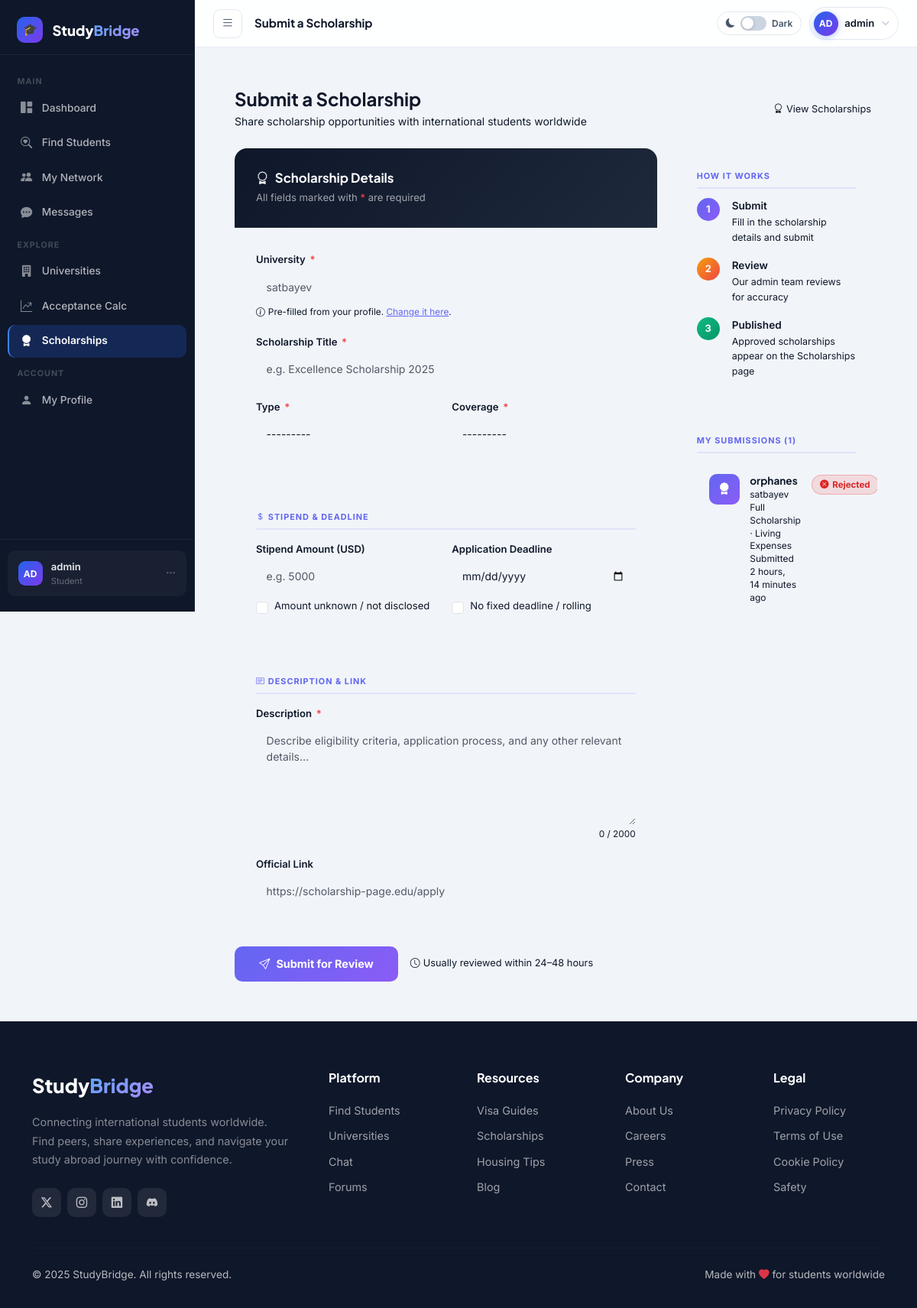
Screenshot of /scholarships/submit/ (signed in) with the database file from the repository.
### accounts/models.py (models this page shows, shortened)
class User(AbstractUser):
    STUDY_LEVEL_CHOICES = [
        ('bachelor', "Bachelor's Degree"),
        ('master', "Master's Degree"),
        ('phd', 'PhD'),
        ('exchange', 'Exchange Student'),
        ('language', 'Language Course'),
    ]
    YEAR_CHOICES = [
        ('1', '1st Year'),
        ('2', '2nd Year'),
        ('3', '3rd Year'),
        ('4', '4th Year'),
        ('5', '5th Year+'),
        ('grad', 'Graduate'),
    ]
    email = models.EmailField(unique=True)
    full_name = models.CharField(max_length=150, blank=True)
    country_of_origin = models.CharField(max_length=100, blank=True)
    current_country = models.CharField(max_length=100, blank=True)
    university = models.CharField(max_length=200, blank=True)
    study_level = models.CharField(max_length=20, choices=STUDY_LEVEL_CHOICES, blank=True)
    year_of_study = models.CharField(max_length=10, choices=YEAR_CHOICES, blank=True)
    field_of_study = models.CharField(max_length=150, blank=True)
    bio = models.TextField(max_length=500, blank=True)
    avatar = models.ImageField(upload_to='avatars/', null=True, blank=True)
    is_verified = models.BooleanField(default=False)
    created_at = models.DateTimeField(auto_now_add=True)
    USERNAME_FIELD = 'email'
    REQUIRED_FIELDS = ['username']
    def get_display_name(self):
        return self.full_name or self.username
    def get_initials(self):
        name = self.get_display_name()
        parts = name.split()
        if len(parts) >= 2:
            return (parts[0][0] + parts[1][0]).upper()
        return name[:2].upper()

class ScholarshipSubmission(models.Model):
    SCHOLARSHIP_TYPE_CHOICES = [
        ('merit', 'Merit-Based'),
        ('need', 'Need-Based'),
        ('full', 'Full Scholarship'),
        ('partial', 'Partial Scholarship'),
        ('sports', 'Sports'),
        ('arts', 'Arts & Culture'),
        ('research', 'Research'),
        ('government', 'Government / National'),
        ('other', 'Other'),
    ]
    COVERAGE_CHOICES = [
        ('full_tuition', 'Full Tuition'),
        ('partial_tuition', 'Partial Tuition'),
        ('living', 'Living Expenses'),
        ('tuition_living', 'Tuition + Living Expenses'),
        ('research', 'Research Funding'),
        ('other', 'Other'),
    ]
    STATUS_CHOICES = [
        ('pending', 'Pending Review'),
        ('approved', 'Approved'),
        ('rejected', 'Rejected'),
    ]
    submitted_by = models.ForeignKey(User, on_delete=models.CASCADE, related_name='scholarship_submissions')
    university_name = models.CharField(max_length=200)
    title = models.CharField(max_length=200)
    scholarship_type = models.CharField(max_length=20, choices=SCHOLARSHIP_TYPE_CHOICES)
    coverage = models.CharField(max_length=20, choices=COVERAGE_CHOICES)
    stipend_amount = models.DecimalField(max_digits=10, decimal_places=2, null=True, blank=True)
    stipend_unknown = models.BooleanField(default=False)
    deadline = models.DateField(null=True, blank=True)
    no_deadline = models.BooleanField(default=False)
    description = models.TextField(max_length=2000)
    link = models.URLField(blank=True)
    status = models.CharField(max_length=10, choices=STATUS_CHOICES, default='pending')
    admin_note = models.TextField(blank=True, help_text='Note to the submitter (visible to them)')
    submitted_at = models.DateTimeField(auto_now_add=True)
    reviewed_at = models.DateTimeField(null=True, blank=True)
    class Meta:
        ordering = ['-submitted_at']

### accounts/views.py (the view)
# urls.py: path('scholarships/submit/', av.submit_scholarship, name='submit_scholarship'),
@login_required
def submit_scholarship(request):
    user_submissions = ScholarshipSubmission.objects.filter(submitted_by=request.user)
    has_university = bool(request.user.university.strip())
    if request.method == 'POST':
        form = ScholarshipSubmissionForm(request.POST)
        if form.is_valid():
            sub = form.save(commit=False)
            sub.submitted_by = request.user
            sub.university_name = request.user.university
            sub.save()
            messages.success(request, 'Scholarship submitted for review! Our admin team will review it shortly.')
            return redirect('submit_scholarship')
        messages.error(request, 'Please fix the errors below.')
    else:
        initial = {'university_name': request.user.university}
        form = ScholarshipSubmissionForm(initial=initial)
    return render(request, 'students/submit_scholarship.html', {
        'form': form,
        'user_submissions': user_submissions,
        'has_university': has_university,
        'active_page': 'scholarships',
        'page_title': 'Submit a Scholarship',
    })

### templates/students/submit_scholarship.html (shortened to what this page needs)
{% extends 'dashboard_base.html' %}
{% block main_content %}
<div class="container-fluid py-4 px-3 px-md-4">
  <div class="d-flex align-items-center justify-content-between mb-4 flex-wrap gap-2">
    <div>
      <h4 class="mb-1 fw-800" style="color:var(--text-primary)">Submit a Scholarship</h4>
      <p class="mb-0" style="color:var(--text-muted);font-size:.875rem">
        Share scholarship opportunities with international students worldwide
      </p>
    </div>
    <a href="{% url 'scholarships' %}" class="btn btn-sm" style="background:var(--card-bg);border:1px solid var(--border-color);color:var(--text-secondary);border-radius:8px;font-size:.8rem;">
      <i class="bi bi-award me-1"></i>View Scholarships
    </a>
  </div>
  <div class="row g-4">
    <div class="col-lg-8">
      {% if not has_university %}
        <div class="no-uni-gate">
          <div class="gate-icon"><i class="bi bi-building-exclamation"></i></div>
          <h5>University Required</h5>
          <p>
            You need to set your university in your profile before you can submit a scholarship.
            Scholarships must be tied to a university.
          </p>
          <a href="{% url 'edit_profile' %}" class="btn submit-btn">
            <i class="bi bi-pencil-fill me-2"></i>Update Profile
          </a>
        </div>
      {% else %}
        <form method="POST" id="submitForm">
          <div class="su-card mb-4">
            <div class="su-card-header">
              <h5><i class="bi bi-award me-2"></i>Scholarship Details</h5>
              <p>All fields marked with <span style="color:#ef4444;">*</span> are required</p>
            </div>
            <div class="su-card-body">
              <div class="row g-3">
                <div class="col-12">
                  <label class="form-label">University <span class="req">*</span></label>
                  {{ form.university_name }}
                  <div style="font-size:.74rem;color:var(--text-muted);margin-top:.25rem;">
                    <i class="bi bi-info-circle me-1"></i>Pre-filled from your profile. <a href="{% url 'edit_profile' %}" style="color:#6366f1;">Change it here</a>.
                  </div>
                </div>
                <div class="col-12">
                  <label class="form-label">Scholarship Title <span class="req">*</span></label>
                  {{ form.title }}
                </div>
                <div class="col-md-6">
                  <label class="form-label">Type <span class="req">*</span></label>
                  {{ form.scholarship_type }}
                </div>
                <div class="col-md-6">
                  <label class="form-label">Coverage <span class="req">*</span></label>
                  {{ form.coverage }}
                </div>
              </div>
            </div>
          </div>
          <div class="su-card mb-4">
            <div class="su-card-body">
              <p class="section-label"><i class="bi bi-currency-dollar me-1"></i>Stipend & Deadline</p>
              <div class="row g-3">
                <div class="col-md-6">
                  <label class="form-label">Stipend Amount (USD)</label>
                  <div id="stipendWrap">
                    {{ form.stipend_amount }}
                  </div>
                  <div class="check-row">
                    {{ form.stipend_unknown }}
                    <label for="stipendUnknown">Amount unknown / not disclosed</label>
                  </div>
                </div>
                <div class="col-md-6">
                  <label class="form-label">Application Deadline</label>
                  <div id="deadlineWrap">
                    {{ form.deadline }}
                  </div>
                  <div class="check-row">
                    {{ form.no_deadline }}
                    <label for="noDeadline">No fixed deadline / rolling</label>
                  </div>
                </div>
              </div>
            </div>
          </div>
          <div class="su-card mb-4">
            <div class="su-card-body">
              <p class="section-label"><i class="bi bi-card-text me-1"></i>Description & Link</p>
              <div class="row g-3">
                <div class="col-12">
                  <label class="form-label">Description <span class="req">*</span></label>
                  {{ form.description }}
                  <div class="char-counter" id="descCounter">0 / 2000</div>
                </div>
                <div class="col-12">
                  <label class="form-label">Official Link</label>
                  {{ form.link }}
                </div>
              </div>
            </div>
          </div>
          <div class="d-flex align-items-center gap-3 flex-wrap">
            <button type="submit" class="submit-btn btn" id="submitBtn">
              <i class="bi bi-send me-2"></i>Submit for Review
            </button>
            <span style="font-size:.8rem;color:var(--text-muted);">
              <i class="bi bi-clock me-1"></i>Usually reviewed within 24–48 hours
            </span>
          </div>
        </form>
      {% endif %}
    </div>
    <div class="col-lg-4">
      <div class="su-card mb-3">
        <div class="su-card-body">
          <p class="section-label">How it Works</p>
          <div class="d-flex flex-column gap-3">
            <div class="d-flex gap-3 align-items-start">
              <div style="width:30px;height:30px;border-radius:50%;background:linear-gradient(135deg,#6366f1,#8b5cf6);display:flex;align-items:center;justify-content:center;color:#fff;font-weight:700;font-size:.8rem;flex-shrink:0;">1</div>
              <div>
                <div style="font-weight:600;font-size:.85rem;color:var(--text-primary);">Submit</div>
                <div style="font-size:.78rem;color:var(--text-muted);">Fill in the scholarship details and submit</div>
              </div>
            </div>
            <div class="d-flex gap-3 align-items-start">
              <div style="width:30px;height:30px;border-radius:50%;background:linear-gradient(135deg,#f59e0b,#ef4444);display:flex;align-items:center;justify-content:center;color:#fff;font-weight:700;font-size:.8rem;flex-shrink:0;">2</div>
              <div>
                <div style="font-weight:600;font-size:.85rem;color:var(--text-primary);">Review</div>
                <div style="font-size:.78rem;color:var(--text-muted);">Our admin team reviews for accuracy</div>
              </div>
            </div>
            <div class="d-flex gap-3 align-items-start">
              <div style="width:30px;height:30px;border-radius:50%;background:linear-gradient(135deg,#10b981,#059669);display:flex;align-items:center;justify-content:center;color:#fff;font-weight:700;font-size:.8rem;flex-shrink:0;">3</div>
              <div>
                <div style="font-weight:600;font-size:.85rem;color:var(--text-primary);">Published</div>
                <div style="font-size:.78rem;color:var(--text-muted);">Approved scholarships appear on the Scholarships page</div>
              </div>
            </div>
          </div>
        </div>
      </div>
      {% if user_submissions %}
        <div class="su-card">
          <div class="su-card-body">
            <p class="section-label">My Submissions ({{ user_submissions.count }})</p>
            {% for sub in user_submissions %}
              <div class="history-card">
                <div class="history-icon"><i class="bi bi-award-fill"></i></div>
                <div class="history-info flex-grow-1 min-w-0">
                  <h6 class="text-truncate">{{ sub.title }}</h6>
                  <p>{{ sub.university_name }}</p>
                  <p>{{ sub.get_scholarship_type_display }} · {{ sub.get_coverage_display }}</p>
                  <p>Submitted {{ sub.submitted_at|timesince }} ago</p>
                </div>
                <div>
                  <span class="status-pill {{ sub.status }}">
                    {% if sub.status == 'pending' %}<i class="bi bi-hourglass-split"></i>Pending
                    {% elif sub.status == 'approved' %}<i class="bi bi-check-circle-fill"></i>Approved
                    {% else %}<i class="bi bi-x-circle-fill"></i>Rejected
                    {% endif %}
                  </span>
                </div>
              </div>
            {% endfor %}
          </div>
        </div>
      {% endif %}
    </div>
  </div>
</div>
{% endblock %}

### templates/dashboard_base.html (shortened to what this page needs)
{% extends 'base.html' %}
{% block content %}
<aside class="sidebar" id="sidebar">
  <a href="{% url 'landing' %}" class="sidebar-logo">
    <div class="sidebar-logo-icon">🎓</div>
    <div class="sidebar-logo-text">Study<span>Bridge</span></div>
  </a>
  <nav class="sidebar-nav">
    <div class="sidebar-section-label">Main</div>
    <a href="{% url 'dashboard' %}" class="sidebar-link {% if active_page == 'dashboard' %}active{% endif %}">
      <i class="bi bi-grid-1x2-fill"></i> Dashboard
    </a>
    <a href="{% url 'find_students' %}" class="sidebar-link {% if active_page == 'find_students' %}active{% endif %}">
      <i class="bi bi-search-heart"></i> Find Students
    </a>
    <a href="{% url 'connections' %}" class="sidebar-link {% if active_page == 'connections' %}active{% endif %}">
      <i class="bi bi-people-fill"></i> My Network
    </a>
    <a href="{% url 'messages_inbox' %}" class="sidebar-link {% if active_page == 'messages' %}active{% endif %}">
      <i class="bi bi-chat-dots-fill"></i> Messages
    </a>
    <div class="sidebar-section-label">Explore</div>
    <a href="{% url 'universities' %}" class="sidebar-link {% if active_page == 'universities' %}active{% endif %}"><i class="bi bi-building-fill"></i> Universities</a>
    <a href="{% url 'calculator' %}" class="sidebar-link {% if active_page == 'calculator' %}active{% endif %}"><i class="bi bi-graph-up-arrow"></i> Acceptance Calc</a>
    <a href="{% url 'scholarships' %}" class="sidebar-link {% if active_page == 'scholarships' %}active{% endif %}"><i class="bi bi-award-fill"></i> Scholarships</a>
    <div class="sidebar-section-label">Account</div>
    <a href="{% url 'edit_profile' %}" class="sidebar-link {% if active_page == 'profile' %}active{% endif %}"><i class="bi bi-person-fill"></i> My Profile</a>
  </nav>
  <div class="sidebar-footer">
    <div class="sidebar-user-mini" onclick="toggleDropdown()">
      <div class="s-avatar">{{ user.get_initials }}</div>
      <div style="flex:1;min-width:0;">
        <div class="sidebar-user-name">{{ user.get_display_name }}</div>
        <div class="sidebar-user-role">Student</div>
      </div>
      <i class="bi bi-three-dots" style="color:rgba(255,255,255,.25);font-size:.85rem;"></i>
    </div>
  </div>
</aside>
<div class="main-wrapper" id="mainWrapper">
  <header class="db-header">
    <button class="burger-btn" onclick="toggleSidebar()">
      <i class="bi bi-list" id="burgerIcon"></i>
    </button>
    <div class="header-title" id="pageTitle">{% block page_title %}{{ page_title }}{% endblock %}</div>
    <div class="header-right">
      <div class="mode-toggle" onclick="toggleDarkMode()">
        <i class="bi bi-moon-fill" style="font-size:.75rem;color:var(--db-text-2);" id="modeIcon"></i>
        <div class="toggle-sw" id="modeSw"><div class="toggle-knob"></div></div>
        <span class="mode-lbl" id="modeLbl">Dark</span>
      </div>
      <div style="position:relative;">
        <div class="avatar-btn" id="avatarBtn" onclick="toggleDropdown()">
          <div class="av-circle">{{ user.get_initials }}</div>
          <span class="av-name">{{ user.get_display_name }}</span>
          <i class="bi bi-chevron-down av-chevron"></i>
        </div>
      </div>
    </div>
  </header>
  <main class="main-content">
    {% block main_content %}{% endblock %}
  </main>
</div>
{% endblock %}

### rows the page displays
User: get_initials "AD", get_display_name "admin"
ScholarshipSubmission: title "orphanes", university_name "satbayev", scholarship_type "Full Scholarship", coverage "Living Expenses", submitted_at "2 hours, 14 minutes", status "Rejected"

### other values shown
{{ page_title }} "Submit a Scholarship"
{{ user_submissions.count }} "1"
